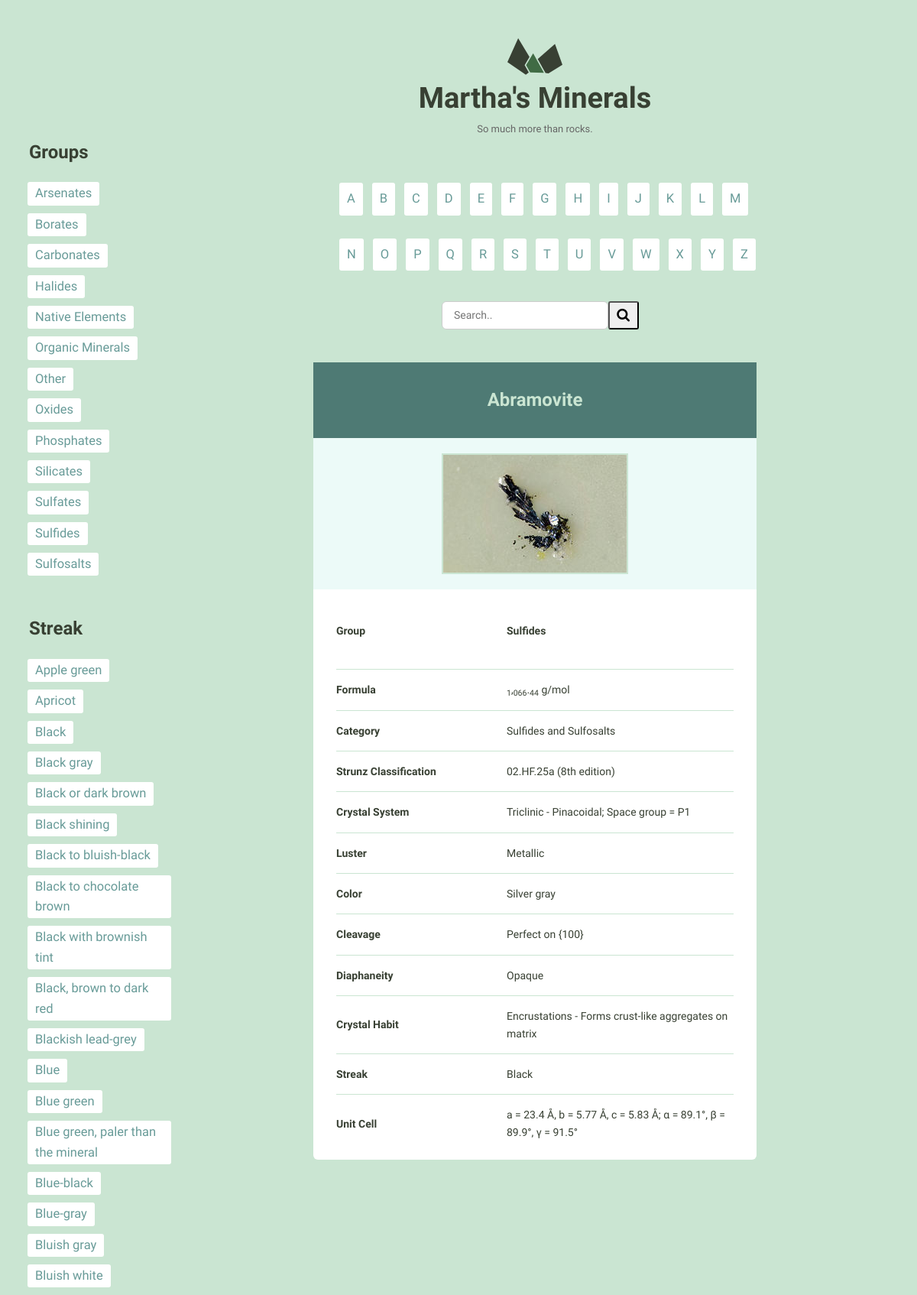
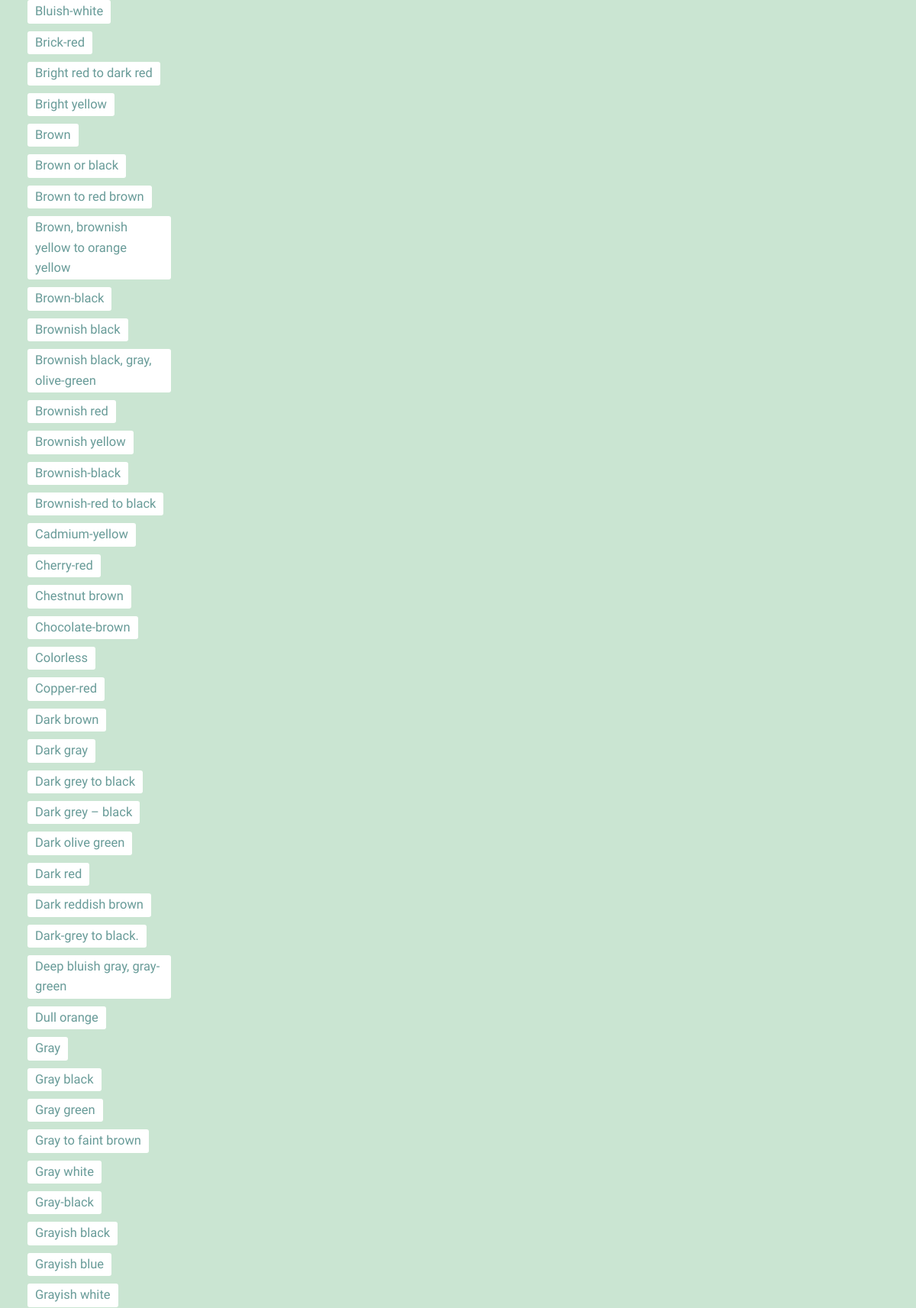
The app's page /detail/17340/ (upper part) with its own data (2 pictures, top to bottom).
### catalog/models.py (models this page shows, shortened)
class Mineral(models.Model):
    name = models.CharField(max_length=255, unique=True)
    image_filename = models.CharField(max_length=255)
    image_caption = models.TextField()
    category = models.CharField(max_length=255)
    formula = models.CharField(max_length=255)
    strunz_classification = models.CharField(max_length=255)
    color = models.CharField(max_length=255)
    crystal_system = models.CharField(max_length=255)
    unit_cell = models.CharField(max_length=255)
    crystal_symmetry = models.CharField(max_length=255)
    cleavage = models.CharField(max_length=255)
    mohs_scale_hardness = models.CharField(max_length=255)
    luster = models.CharField(max_length=255)
    streak = models.CharField(max_length=255)
    diaphaneity = models.CharField(max_length=255)
    optical_properties = models.CharField(max_length=255)
    refractive_index = models.CharField(max_length=255)
    crystal_habit = models.CharField(max_length=255)
    specific_gravity = models.CharField(max_length=255)
    group = models.CharField(max_length=255)
    class Meta:
        ordering = ['name']
    def get_fields(self, ordered_fields):
        field_list = []
        for field in ordered_fields:
            field_list.append(
                {field[0]: getattr(self, field[0])}
            )
        return field_list

### catalog/views.py (the view)
# urls.py: path('detail/<int:pk>/', views.mineral_detail, name='detail'),
def mineral_detail(request, pk):
    random_mineral = random.choice(IDS)
    mineral = get_object_or_404(Mineral, pk=pk)
    field_list = mineral.get_fields(ORDERED_FIELDS)
    return render(request, 'catalog/detail.html', {
                'mineral': mineral,
                'field_list': field_list,
                'groups': GROUPS,
                'streaks': STREAKS,
                'random_mineral': random_mineral,
    })

### catalog/templatetags/catalog_extras.py (called while the page is built)
@register.filter('underscore_to_space')
def underscore_to_space(machine_name):
    return machine_name.replace('_', ' ')

### catalog/templates/catalog/detail.html (shortened to what this page needs)
{% extends 'layout.html' %}
{% load catalog_extras %}
{% load static from staticfiles %}
{% block boundsClass %}
    <div class="bounds bounds--small">{% endblock %}
{% block content %}
    <div class="grid-100 mineral__container">
        <h1 class="mineral__name hero">{{ mineral.name }}</h1>
        <div class="mineral__image-bg">
            <img class="mineral__image" src="{% static 'images/' %}{{ mineral.image_filename }}">
        </div>
        <div class="mineral__table-container">
            <table class="mineral__table">
                {% for field in field_list %}
                    {% for name, content in field.items %}
                        {% if content %}
                            <tr {% if 'group' in name %}class="group-highlight"{% endif %}>
                                <td class="mineral__category">
                                    {{ name|safe|underscore_to_space|title }}
                                </td>
                                <td>
                                    {{ content|safe }}
                                </td>
                            </tr>
                        {% endif %}
                    {% endfor %}
                {% endfor %}
            </table>
        </div>
    </div>
{% endblock %}

### assets/css/global.css (style rules this page uses)
html { font-family: sans-serif; -ms-text-size-adjust: 100%; -webkit-text-size-adjust: 100%; }
body { margin: 0; }
h1 { font-size: 2em; margin: 0.67em 0; }
sub { font-size: 75%; line-height: 0; position: relative; vertical-align: baseline; bottom: -0.25em; }
img { border: 0; }
table { border-collapse: collapse; border-spacing: 0; }
td, th { padding: 0; }
html { font-size: 62.5%; }
body { background-color: #CAE5D2; font-size: 1.5em; line-height: 1.6; font-weight: 400; font-family: "Cousine"; color: #666; }
.bounds { max-width: 800px; margin: 0 auto; padding: 50px 0 150px; overflow: hidden; }
.bounds--small { max-width: 600px; padding: 50px 10px 150px; }
.grid, .grid-5, .grid-10, .grid-15, .grid-20, .grid-25, .grid-30, .grid-33, .grid-35, .grid-40, .grid-45, .grid-50, .grid-55, .grid-60, .grid-65, .grid-66, .grid-70, .grid-75, .grid-80, .grid-90, .grid-95, .grid-100 { float: left; box-sizing: border-box; position: relative; }
.grid-100 { width: 100%; padding: 0 15px; }
h1, h2, h3, h4, h5, h6 { margin-top: 0; margin-bottom: 2rem; font-weight: bold; font-family: "Work Sans", sans-serif; color: #384033; }
h1 { font-size: 3.8rem; }
@media (min-width: 550px) { h1 { font-size: 3.8rem; } }
th, td { padding: 15px; text-align: left; border-bottom: 1px solid #e1e1e1; }
th:first-child, td:first-child { padding-left: 0; }
th:last-child, td:last-child { padding-right: 0; }
table, p, ul { margin-bottom: 2.5rem; }
.mineral__container { background-color: #fff; border-radius: 6px; list-style: none; padding: 0; text-align: center; }
.mineral__name { display: block; width: 100%; margin: 0; font-size: 24px; padding: 30px 0 30px 0; }
.mineral__image { display: block; margin: 0 auto; border: solid 2px #CAE5D2; }
.mineral__image-bg { background-color: #ecfaf8; padding: 20px 0; }
.mineral__table { font-size: 14px; color: #384033; }
.mineral__table td { border-color: #CAE5D2; }
.mineral__table tr:last-of-type td { border-bottom: none; padding-bottom: 0; }
.mineral__table-container { padding: 5px 30px 0; }
.mineral__category { font-weight: bold; width: 40%; }

### assets/css/catalog-style.css (style rules this page uses)
.group-highlight { height: 100px; font-weight: bold; }
.hero { background-color: #4E7A74; color: #CAE5D2; }
* { box-sizing: border-box; }

### records on screen
Mineral: name "Abramovite", image_filename (picture), field "Sulfides" "1 , 066 . 44 g/mol" "Sulfides and Sulfosalts" "02.HF.25a (8th edition)" "Triclinic - Pinacoidal; Space group = P1" "Metallic" "Silver gray" "Perfect on {100}" "Opaque" "Encrustations - Forms crust-like aggregates on matrix" "Black" "a = 23.4 Å, b = 5.77 Å, c = 5.83 Å; α = 89.1°, β = 89.9°, γ = 91.5°"

### other values on screen
{{ group.0 }} "Arsenates" "Borates" "Carbonates" "Halides" "Native Elements" "Organic Minerals" "Other" "Oxides" "Phosphates" "Silicates" "Sulfates" "Sulfides" "Sulfosalts"
{{ streak.0 }} "Apple green" "Apricot" "Black" "Black gray" "Black or dark brown" "Black shining" "Black to bluish-black" "Black to chocolate brown" "Black with brownish tint" "Black, brown to dark red" "Blackish lead-grey" "Blue" "Blue green" "Blue green, paler than the mineral" "Blue-black" "Blue-gray" "Bluish gray" "Bluish white" "Bluish-white" "Brick-red" "Bright red to dark red" "Bright yellow" "Brown" "Brown or black" "Brown to red brown" "Brown, brownish yellow to orange yellow" "Brown-black" "Brownish black" "Brownish black, gray, olive-green" "Brownish red" "Brownish yellow" "Brownish-black" "Brownish-red to black" "Cadmium-yellow" "Cherry-red" "Chestnut brown" "Chocolate-brown" "Colorless" "Copper-red" "Dark brown" "Dark gray" "Dark grey to black" "Dark grey – black" "Dark olive green" "Dark red" "Dark reddish brown" "Dark-grey to black." "Deep bluish gray, gray-green" "Dull orange" "Gray" "Gray black" "Gray green" "Gray to faint brown" "Gray white" "Gray-black" "Grayish black" "Grayish blue" "Grayish white"
{{ letter|upper }} "B" "C" "D" "E" "F" "G" "H" "I" "J" "K" "L" "M" "N" "O" "P" "Q" "R" "S" "T" "U" "V" "W" "X" "Y" "Z"
{{ name|safe|underscore_to_space|title }} "Group" "Formula" "Category" "Strunz Classification" "Crystal System" "Luster" "Color" "Cleavage" "Diaphaneity" "Crystal Habit" "Streak" "Unit Cell"
